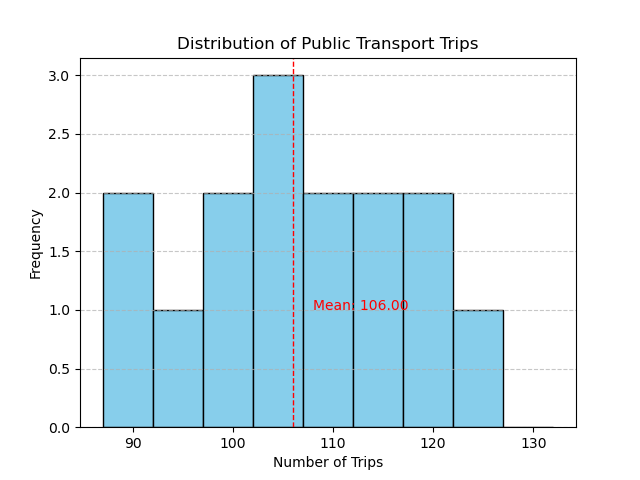

Here is the Python script that generated this plot:

import matplotlib.pyplot as plt

# Table data provided
data = [
    {'Week Number': 1, ' Public Transport Trips': 95},
    {'Week Number': 2, ' Public Transport Trips': 102},
    {'Week Number': 3, ' Public Transport Trips': 110},
    {'Week Number': 4, ' Public Transport Trips': 87},
    {'Week Number': 5, ' Public Transport Trips': 103},
    {'Week Number': 6, ' Public Transport Trips': 120},
    {'Week Number': 7, ' Public Transport Trips': 98},
    {'Week Number': 8, ' Public Transport Trips': 112},
    {'Week Number': 9, ' Public Transport Trips': 90},
    {'Week Number': 10, ' Public Transport Trips': 105},
    {'Week Number': 11, ' Public Transport Trips': 123},
    {'Week Number': 12, ' Public Transport Trips': 110},
    {'Week Number': 13, ' Public Transport Trips': 99},
    {'Week Number': 14, ' Public Transport Trips': 121},
    {'Week Number': 15, ' Public Transport Trips': 115}
]

# Extract 'Public Transport Trips' into a list
trips = [entry[' Public Transport Trips'] for entry in data]

# Calculate the mean of the trips for annotation
mean_trips = sum(trips) / len(trips)

# Create a histogram
plt.hist(trips, bins=range(min(trips), max(trips) + 10, 5), color='skyblue', edgecolor='black')

# Add a title and labels
plt.title('Distribution of Public Transport Trips')
plt.xlabel('Number of Trips')
plt.ylabel('Frequency')

# Draw a vertical line for the mean
plt.axvline(mean_trips, color='red', linestyle='dashed', linewidth=1)
# Add a text annotation for the mean
plt.text(mean_trips + 2, 1, f'Mean: {mean_trips:.2f}', color='red')

# Add a grid
plt.grid(axis='y', linestyle='--', alpha=0.7)

# Display the plot
plt.show()
